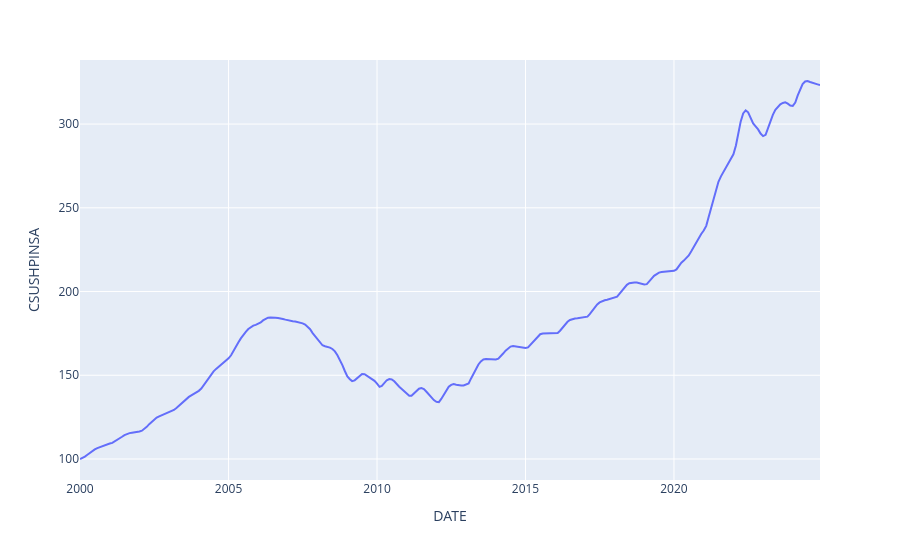

Notebook source saved alongside this figure:
### Code cell
px.line(CaseSchiller, x=CaseSchiller.index, y='CSUSHPINSA')

### Figure 1 — Plotly figure (JSON) as saved in the notebook; plotly's stock layout.template omitted (floating-point values rounded to 4 significant figures; data arrays with more than 128 entries replaced by an {"elided": "..."} marker saying what was removed)
{"data": [{"hovertemplate": "DATE=%{x}<br>CSUSHPINSA=%{y}<extra></extra>", "legendgroup": "", "line": {"color": "#636efa", "dash": "solid"}, "marker": {"symbol": "circle"}, "mode": "lines", "name": "", "orientation": "v", "showlegend": false, "type": "scatter", "x": {"elided": "300 str values"}, "xaxis": "x", "y": {"elided": "300 float values"}, "yaxis": "y"}], "layout": {"legend": {"tracegroupgap": 0}, "margin": {"t": 60}, "xaxis": {"anchor": "y", "domain": [0, 1], "title": {"text": "DATE"}}, "yaxis": {"anchor": "x", "domain": [0, 1], "title": {"text": "CSUSHPINSA"}}}}
